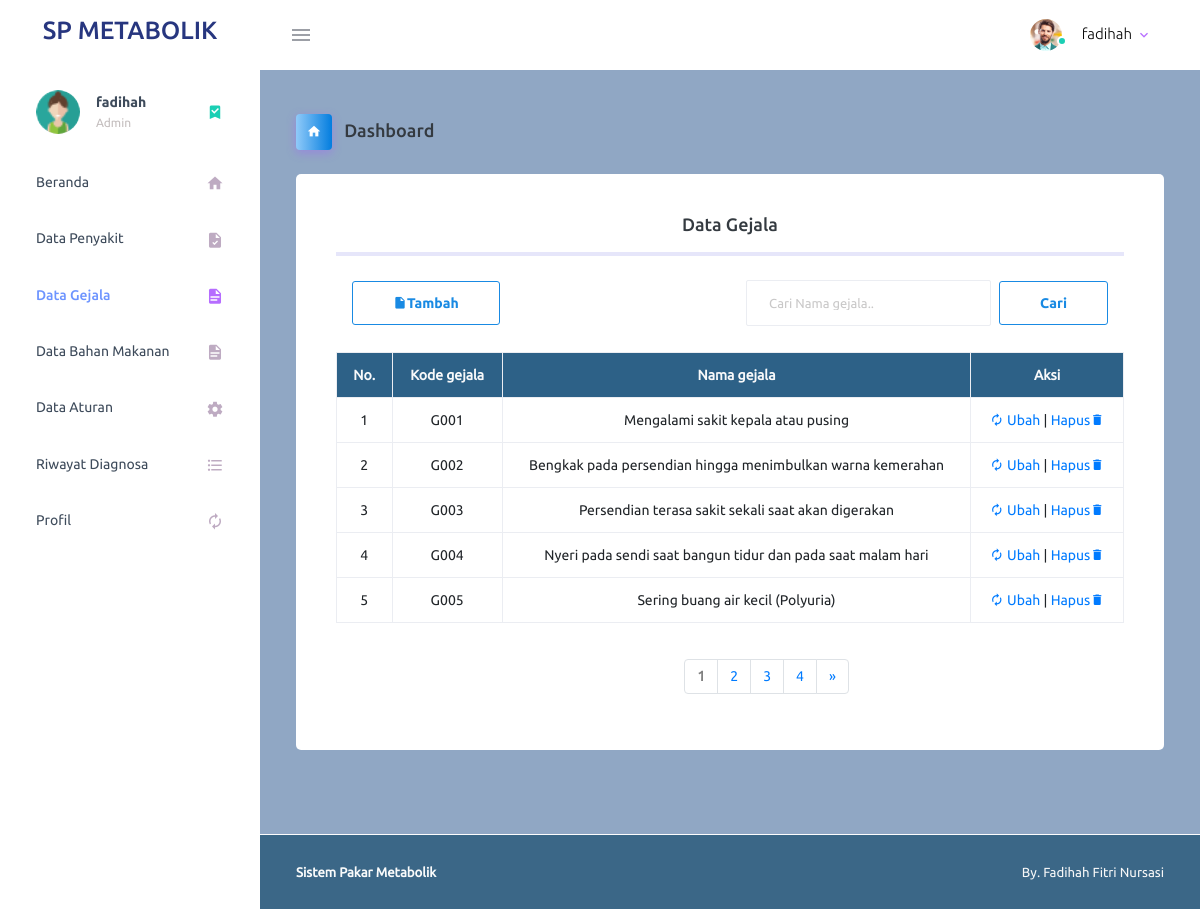
/page/dokter/dgejala.php (signed in), run on the app's committed database.
### tables this page shows
CREATE TABLE `gejala` (
  `id_gejala` int(5) NOT NULL,
  `kode_gejala` varchar(5) NOT NULL,
  `nama_gejala` text NOT NULL
);

### page/koneksi.php (called while the page is built, shortened)
<?php
$conn = mysqli_connect("localhost", "root", "", "metabolik");
function query($query) {
    global $conn;
    $result = mysqli_query($conn, $query);
    $rows = [];
    while( $row = mysqli_fetch_assoc($result) ) {
        $rows[] = $row;
    }
    return $rows;
}
?>

### page/dokter/dgejala.php (the view, shortened to what this page needs)
<?php
require '../koneksi.php';
$jumlahdataperhalaman = 5;
$jumlahdata = count(query("SELECT*FROM gejala"));
$jumlahhalaman = ceil($jumlahdata/$jumlahdataperhalaman);
$halamanaktif = (isset($_GET["halaman"])) ? $_GET["halaman"]:1;
$awaldata = ($jumlahdataperhalaman * $halamanaktif) - $jumlahdataperhalaman;
$dgejala = query("SELECT*FROM gejala ORDER BY id_gejala asc LIMIT $awaldata, $jumlahdataperhalaman");
?>
<!DOCTYPE html>
<html lang="en">
  <head>
    <link rel="stylesheet" href="../vendor/assets/vendors/mdi/css/materialdesignicons.min.css">
    <link rel="stylesheet" href="../vendor/assets/vendors/css/vendor.bundle.base.css">
    <link rel="stylesheet" href="../vendor/assets/css/style.css">
  </head>
  <body>
    <div class="container-scroller">
      <nav class="navbar default-layout-navbar col-lg-12 col-12 p-0 fixed-top d-flex flex-row">
        <div class="text-center navbar-brand-wrapper d-flex align-items-center justify-content-center">
          <a class="navbar-brand brand-logo" href="index.html"> <h3>SP METABOLIK</h3> </a>
        </div>
        <div class="navbar-menu-wrapper d-flex align-items-stretch">
          <button class="navbar-toggler navbar-toggler align-self-center" type="button" data-toggle="minimize">
            <span class="mdi mdi-menu"></span>
          </button>
          <ul class="navbar-nav navbar-nav-right">
            <li class="nav-item nav-profile dropdown">
              <a class="nav-link dropdown-toggle" id="profileDropdown" href="#" data-toggle="dropdown" aria-expanded="false">
                <div class="nav-profile-img">
                  <img src="../vendor/assets/images/faces/face1.jpg" alt="image">
                  <span class="availability-status online"></span>
                </div>
                <div class="nav-profile-text">
                  <p class="mb-1 text-black"> <?php echo $_SESSION["username"]; ?> </p>
                </div>
              </a>
            </li>
          </ul>
        </div>
      </nav>
      <div class="container-fluid page-body-wrapper">
        <nav class="sidebar sidebar-offcanvas" id="sidebar">
          <ul class="nav">
            <li class="nav-item nav-profile">
              <a href="#" class="nav-link">
                <div class="nav-profile-image">
                  <img src="../vendor/assets/images/faces-clipart/pic-3.png" alt="profile">
                </div>
                <div class="nav-profile-text d-flex flex-column">
                  <span class="font-weight-bold mb-2"> <?php echo $_SESSION["username"]; ?> </span>
                  <span class="text-secondary text-small"> <?php echo $_SESSION["role"]; ?> </span>
                </div>
                <i class="mdi mdi-bookmark-check text-success nav-profile-badge"></i>
              </a>
            </li>
            <li class="nav-item">
              <a class="nav-link" href="index_dokter.php">
                <span class="menu-title">Beranda</span>
                <i class="mdi mdi-home menu-icon"></i>
              </a>
            </li>
            <li class="nav-item">
              <a class="nav-link" href="dpenyakit.php">
                <span class="menu-title">Data Penyakit</span>
                <i class="mdi mdi-file-check menu-icon"></i>
              </a>
            </li>
            <li class="nav-item">
              <a class="nav-link" href="dgejala.php">
                <span class="menu-title">Data Gejala</span>
                <i class="mdi mdi-file-document menu-icon"></i>
              </a>
            </li>
            <li class="nav-item">
              <a class="nav-link" href="dpangan.php">
                <span class="menu-title">Data Bahan Makanan</span>
                <i class="mdi mdi-file-document menu-icon"></i>
              </a>
            </li>
            <li class="nav-item">
              <a class="nav-link" href="daturan.php">
                <span class="menu-title">Data Aturan</span>
                <i class="mdi mdi-settings menu-icon"></i>
              </a>
            </li>
            <li class="nav-item">
              <a class="nav-link" href="riwayat_diagnosa.php">
                <span class="menu-title">Riwayat Diagnosa</span>
                <i class="mdi mdi-format-list-bulleted menu-icon"></i>
              </a>
            </li>
            <li class="nav-item">
              <a class="nav-link" href="edit_profil_dokter.php?id=<?= $_SESSION["id_user"];?>">
                <span class="menu-title">Profil</span>
                <i class="mdi mdi-autorenew menu-icon"></i>
              </a>
            </li>
          </ul>
        </nav>
        <div class="main-panel">
          <div class="content-wrapper">
            <div class="page-header">
              <h3 class="page-title">
                <span class="page-title-icon bg-gradient-info text-white mr-2">
                  <i class="mdi mdi-home"></i>
                </span> Dashboard
              </h3>
            </div>
            <div class="row">
              <div class="col-12 grid-margin stretch-card">
                <div class="card">
                  <div class="card-body text-center">
                    <h4 class="card-title">Data Gejala</h4>
                    <hr>
                    <nav class="navbar navbar-light ">
                    <a class=" btn btn-outline-info mdi mdi-file btn-icon-prepend" href="tambah_gejala.php">Tambah</a>
                      <form class="form-inline" action="" method="post">
                        <input class="form-control mr-sm-2" type="text" placeholder="Cari Nama gejala.." name="keyword"  autocomplete="off" autofocus>
                        <button class="btn btn-outline-info my-2 my-sm-0" type="submit" name="cari_gejala">Cari</button>
                      </form>
                    </nav><br>
                        <table class="table table-bordered">
                            <tr class="text-center text-light" style="background-color:#2D6187;">
                            <th>No.</th>
                            <th>Kode gejala</th>
                            <th>Nama gejala</th>
                            <th>Aksi</th>
                            </tr>
                            <?php $i = 1; ?>
                            <?php foreach($dgejala as $row) : ?>
                            <tr class="text-center">
                            <td><?= $i; ?></td>
                            <td><?= $row["kode_gejala"]; ?> </td>
                            <td><?= $row["nama_gejala"];?> </td>
                            <td>
                              <a href="ubah_gejala.php?id=<?= $row["id_gejala"];?>" class="mdi mdi-autorenew"> Ubah</a> |
                              <a href="hapus_gejala.php?id=<?= $row["id_gejala"];?>" onclick=" return confirm('Yakin ingin menghapus data ?');">Hapus<a class="mdi mdi-delete"></a></a>
                            </td>
                            </tr>
                            <?php $i++; ?>
                            <?php endforeach; ?>
                        </table><br><br>
                        <div class="container">
                          <div class="row">
                            <div class="col-md-6 offset-md-5">
                              <nav aria-label="Page navigation example">
                                <ul class="pagination">
                                  <li class="page-item">
                                    <?php for($i=1; $i<=$jumlahhalaman; $i++) :?>
                                    <?php if($i==$halamanaktif) : ?>
                                      <a class="page-link" href="?halaman=<?= $i;?>" style="font-weight: bold; color: grey;"> <?= $i; ?> </a>
                                    <?php else :?>
                                      <li class="page-item"><a class="page-link" href="?halaman=<?= $i;?>"> <?= $i; ?> </a></li>
                                        <?php endif; ?>
                                        <?php endfor; ?>
                                      </li>
                                      <li class="page-item">
                                        <?php if($halamanaktif<$jumlahhalaman) :?>
                                        <a class="page-link" href="?halaman=<?= $halamanaktif+1; ?>" aria-label="Next">
                                        <span aria-hidden="true">&raquo;</span>
                                        </a>
                                        <?php endif ;?>
                                    </li>
                                  </ul>
                              </nav>
                            </div>
                          </div>
                        </div>
                  </div>
                </div>
              </div>
            </div>
          </div>
          <footer class="footer">
            <div class="container-fluid clearfix">
              <span class="text-muted d-block text-center text-sm-left d-sm-inline-block"> <b>Sistem Pakar Metabolik</b> </span>
              <span class="float-none float-sm-right d-block mt-1 mt-sm-0 text-center"> <a href="">By. Fadihah Fitri Nursasi</a> </span>
            </div>
          </footer>
        </div>
      </div>
    </div>
  </body>
</html>

### data on the page
gejala: kode_gejala "G001", nama_gejala "Mengalami sakit kepala atau pusing"
gejala: kode_gejala "G002", nama_gejala "Bengkak pada persendian hingga menimbulkan warna kemerahan"
gejala: kode_gejala "G003", nama_gejala "Persendian terasa sakit sekali saat akan digerakan"
gejala: kode_gejala "G004", nama_gejala "Nyeri pada sendi saat bangun tidur dan pada saat malam hari"
gejala: kode_gejala "G005", nama_gejala "Sering buang air kecil (Polyuria)"

### other printed values
$_SESSION["username"] "fadihah"
$_SESSION["role"] "Admin"
